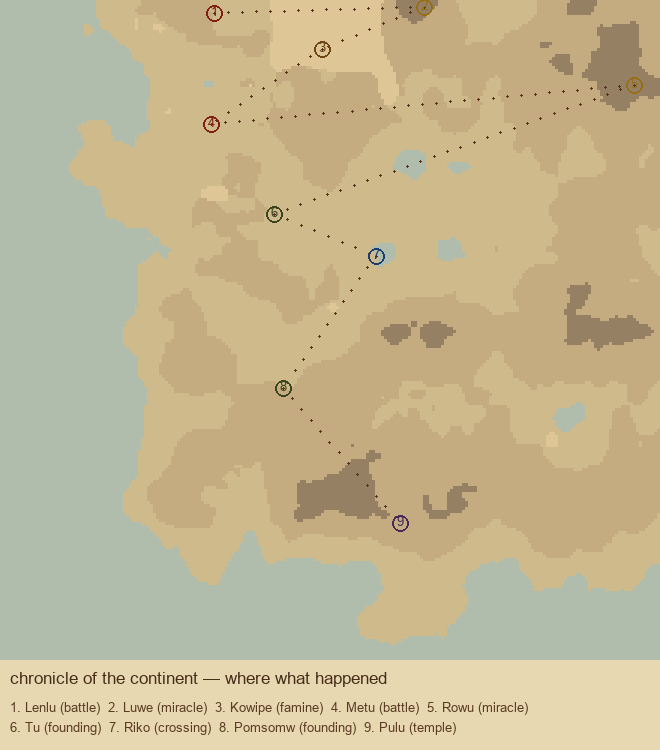

Python code for this plot:
"""mythos.py — seventh genre: the chronicle map.

Where what happened: events scattered over the continent by
terrain logic (foundings on coasts, battles at river crossings,
miracles on peaks), connected in time order by a dotted journey
— the geography reads as a story. mu-language names.
"""
import sys
import os
sys.path.insert(0, os.path.join(os.path.dirname(__file__), '..', 'conlang'))

import random
import numpy as np
from PIL import Image, ImageDraw, ImageFont
from continent import continent, moisture
from gen import word

N = 220
rng = random.Random(11)


def mu_name():
    return ''.join(word(rng) for _ in range(1))[:7].capitalize()


def pick_events(h, m, count=9):
    """sites by terrain preference, spread apart."""
    sea = h < 0.18
    peaks = h > 0.7
    coast = np.zeros_like(sea)
    for y in range(1, N - 1):
        for x in range(1, N - 1):
            if not sea[y, x] and (sea[y + 1, x] or sea[y - 1, x]
                                  or sea[y, x + 1] or sea[y, x - 1]):
                coast[y, x] = True
    lowland = (~sea) & (h < 0.45) & (m > 0.35)
    dry = (~sea) & (m < 0.3)
    deep = (~sea) & (h > 0.4) & (h < 0.65) & (m > 0.55)

    kinds = [
        ('founding', lowland, 'o'),
        ('battle', lowland, 'x'),
        ('miracle', peaks, '*'),
        ('temple', deep, '+'),
        ('famine', dry, 'd'),
        ('founding', lowland, 'o'),
        ('battle', lowland, 'x'),
        ('miracle', peaks, '*'),
        ('crossing', coast, 'v'),
    ]
    events = []
    for kind, mask, glyph in kinds[:count]:
        ys, xs = np.where(mask)
        if len(ys) == 0:
            continue
        order = sorted(zip(ys, xs), key=lambda p: rng.random())
        chosen = None
        for y, x in order[:400]:
            if all((y - ey) ** 2 + (x - ex) ** 2 > 26 ** 2
                   for ey, ex, _, _ in events):
                chosen = (y, x)
                break
        if chosen:
            events.append((chosen[0], chosen[1], kind, glyph))
    events.sort(key=lambda e: e[0] + e[1] * 0.3)  # pseudo-time order
    return events


GLYPH_INK = {'founding': (58, 68, 32), 'battle': (128, 30, 20),
             'miracle': (150, 110, 20), 'temple': (70, 40, 90),
             'famine': (110, 70, 20), 'crossing': (30, 60, 110)}


def render(h, m, events, path):
    img = Image.new('RGB', (N * 3, N * 3 + 90), (232, 216, 178))
    dr = ImageDraw.Draw(img)
    # parchment terrain
    for y in range(N):
        for x in range(N):
            if h[y, x] < 0.18:
                c = (176, 188, 172)   # pale sea
            elif h[y, x] > 0.7:
                c = (150, 128, 100)   # peaks
            elif m[y, x] < 0.3:
                c = (222, 198, 150)   # dry
            elif h[y, x] > 0.45:
                c = (196, 172, 128)   # highland
            else:
                c = (206, 186, 138)   # lowland
            dr.rectangle([x * 3, y * 3, x * 3 + 2, y * 3 + 2], fill=c)
    try:
        font = ImageFont.truetype('arial.ttf', 17)
        small = ImageFont.truetype('arial.ttf', 13)
    except OSError:
        font = small = ImageFont.load_default()
    # journey: dotted line in time order
    pts = [(x * 3 + 1, y * 3 + 1) for y, x, _, _ in events]
    for i in range(len(pts) - 1):
        (x1, y1), (x2, y2) = pts[i], pts[i + 1]
        steps = max(2, int(np.hypot(x2 - x1, y2 - y1) / 7))
        for s in range(steps):
            if s % 2 == 0:
                t = s / steps
                dr.ellipse([x1 + (x2 - x1) * t - 1, y1 + (y2 - y1) * t - 1,
                            x1 + (x2 - x1) * t + 1, y1 + (y2 - y1) * t + 1],
                           fill=(90, 50, 30))
    # events: numbered marks
    names = []
    for i, (y, x, kind, glyph) in enumerate(events):
        cx, cy = x * 3 + 1, y * 3 + 1
        ink = GLYPH_INK[kind]
        dr.ellipse([cx - 8, cy - 8, cx + 8, cy + 8], outline=ink, width=2)
        dr.text((cx - 3, cy - 9), str(i + 1), fill=ink, font=small)
        names.append((i + 1, mu_name(), kind))
    # legend
    ly = N * 3 + 8
    dr.text((10, ly), 'chronicle of the continent — where what happened',
            fill=(70, 45, 25), font=font)
    line = '  '.join(f'{n}. {nm} ({k})' for n, nm, k in names[:5])
    dr.text((10, ly + 32), line, fill=(90, 60, 35), font=small)
    line2 = '  '.join(f'{n}. {nm} ({k})' for n, nm, k in names[5:])
    dr.text((10, ly + 52), line2, fill=(90, 60, 35), font=small)
    img.save(path)


if __name__ == '__main__':
    h = continent(N)
    m = moisture(N)
    ev = pick_events(h, m)
    render(h, m, ev, os.path.join(os.path.dirname(__file__),
                                  'mythos.png'))
    print('events:', [(k, (y, x)) for y, x, k, _ in ev])
